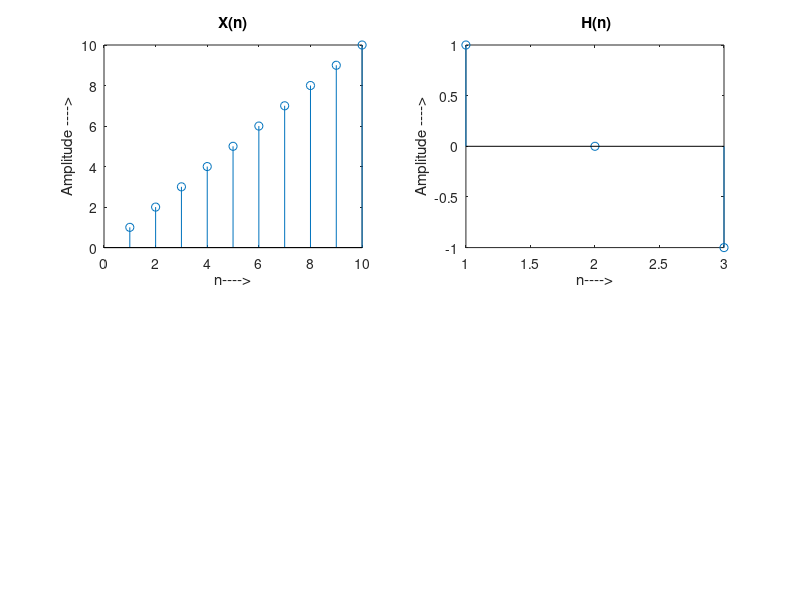

The MATLAB source for this figure: (Note: this script raises an error after producing the figure.)

x=[ 1 2 3 4 5 6 7 8 9 10];
h=[1 0 -1];
N=7;
subplot(2,2,1);
stem(x);
xlabel ('n---->');
ylabel ('Amplitude ---->');
title('X(n)');

subplot(2,2,2);
stem(h);
xlabel ('n---->');
ylabel ('Amplitude ---->');
title(' H(n)');

lx=length(x);
lh=length(h);
m=lh-1;
x=[zeros(1,m) x zeros(1,N)];
h=[h zeros(1,N-lh)];
L=N-lh+1;
k=floor((length(h))/L);
for i=0:k
y=x(1,i*L+1:i*L+N);
q=mycirconv(y,h);  
p(i+1,:)=q;
end
p1=p(:,lh:N);
p=p1(:)

subplot(2,2,3);
stem(p,'red');
xlabel ('n---->');
ylabel ('Amplitude ---->');
title('Convolved Signal');
